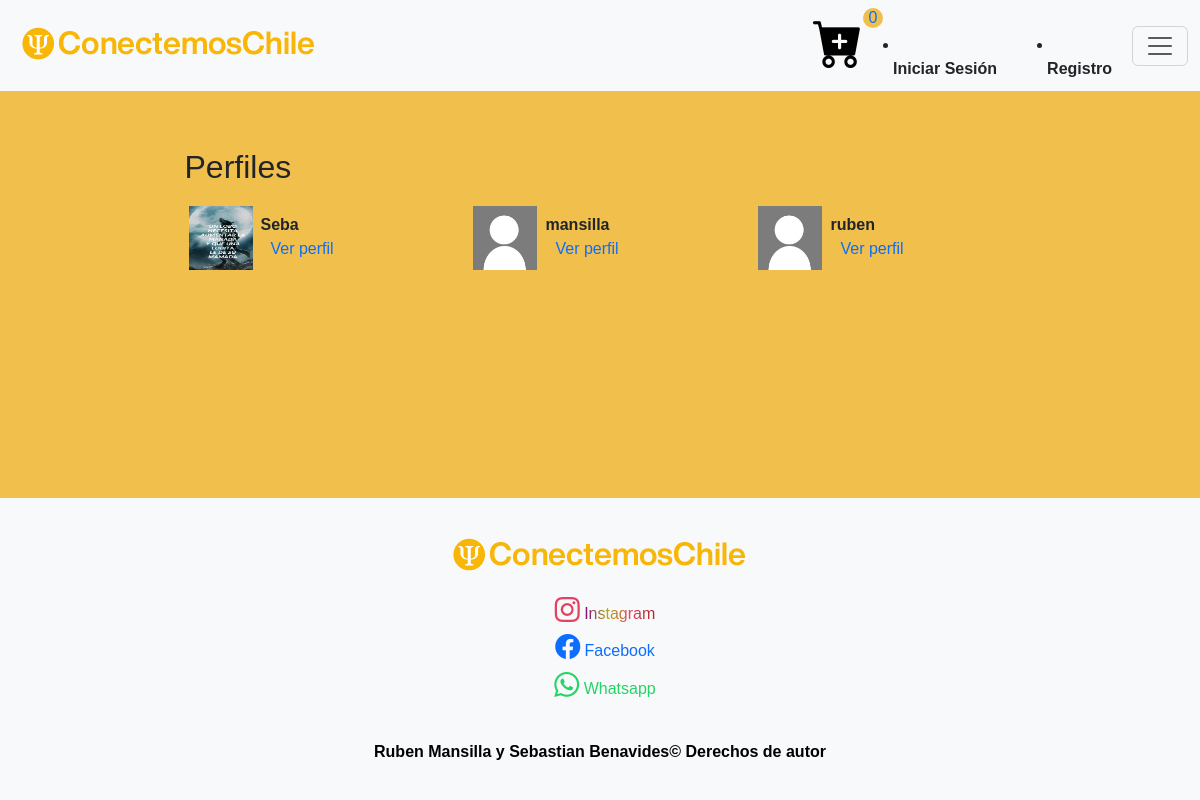
The app's page /profiles/, older data.
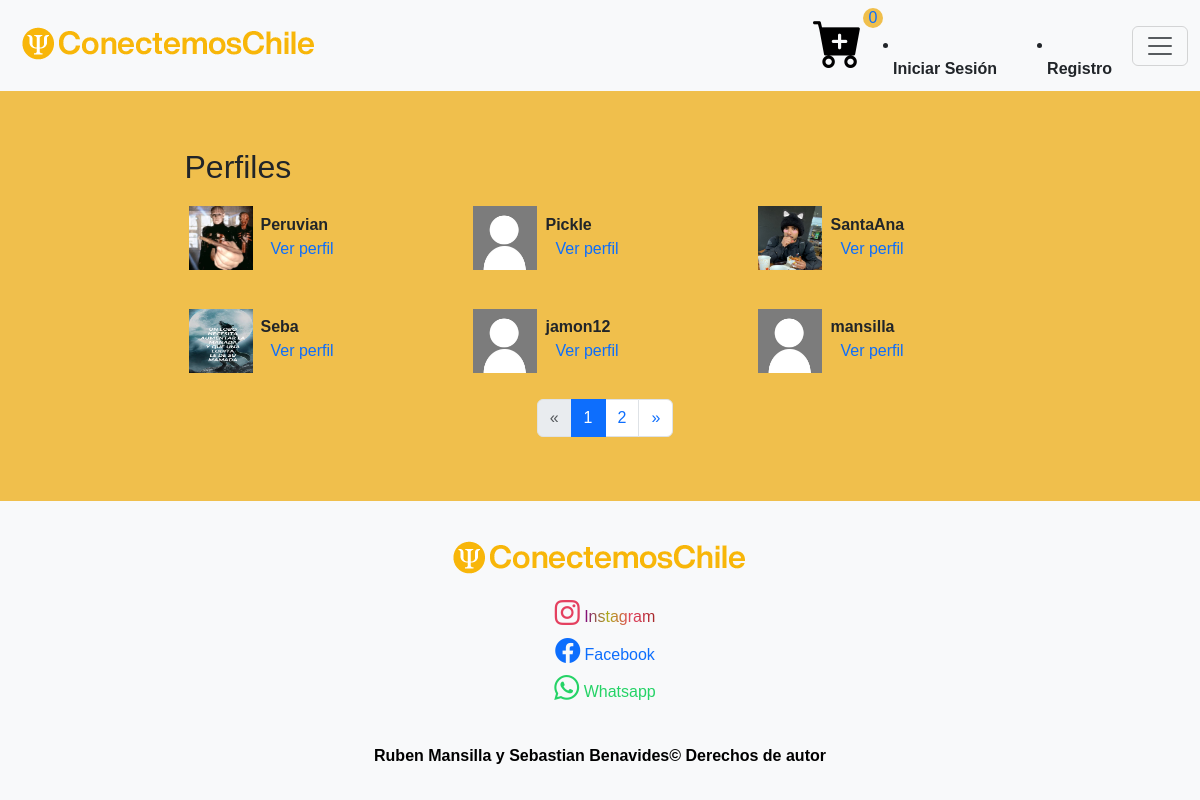
The same page, newer data.
### registration/models.py (models this page shows)
class Profile(models.Model):
    user = models.OneToOneField(User, on_delete=models.CASCADE)
    avatar = models.ImageField(upload_to=custom_upload_to, null=True, blank=True)
    bio = models.TextField(null=True)
    class Meta:
        ordering = ['user__username']

### profiles/views.py (the view)
# urls.py: path('', ProfileListView.as_view(), name='list'),
class ProfileListView(ListView):
    model = Profile
    template_name = 'profiles/profile_list.html'
    paginate_by = 6

### profiles/templates/profiles/profile_list.html (shortened to what this page needs)
{% extends 'core/base.html' %}
{% load static %}
{% block content %}
<div style="padding: 50px;"></div>
<link rel="stylesheet" href="{% static 'core/css/perfiles.css' %}">
<main role="main">
  <div id="perfiles" class="container mt-5">
    <div class="row mt-3">
      <div class="col-md-9 mx-auto mb-5">
        <h2>Perfiles</h2>
        <div class="row">
          {% for profile in profile_list %}
            <div class="col-md-4 mt-2 mb-3 ">
              <div class="row p-1">
                <div class="col-md-12">
                  {% if profile.avatar %}
                    <img src="{{profile.avatar.url}}" class="img-fluid profile-avatar">
                  {% else %}
                    <img src="{% static 'registration/img/no-avatar.jpg' %}" class="img-fluid profile-avatar">
                  {% endif %}
                  <p class="profile-data">
                    <b>{{profile.user|truncatechars:"16"}}</b><br>
                    <a href="{% url 'profiles:detail' profile.user %}">Ver perfil</a>
                  </p>
                </div>
              </div>
            </div>
          {% endfor %}
        </div>
        {% if is_paginated %}
          <nav aria-label="Page navigation">
            <ul class="pagination justify-content-center">
              {% if page_obj.has_previous %}
                <li class="page-item">
                  <a class="page-link" href="?page={{ page_obj.previous_page_number }}">&laquo;</a>
                </li>
              {% else %}
                <li class="page-item disabled">
                  <a class="page-link" href="#" tabindex="-1">&laquo;</a>
                </li>
              {% endif %}
              {% for i in paginator.page_range %}
                <li class="page-item {% if page_obj.number == i %}active{% endif %}">
                  <a class="page-link" href="?page={{ i }}">{{ i }}</a>
                </li>
              {% endfor %}
              {% if page_obj.has_next %}
                <li class="page-item">
                  <a class="page-link" href="?page={{ page_obj.next_page_number }}">&raquo;</a>
                </li>
              {% else %}
                <li class="page-item disabled">
                  <a class="page-link" href="#" tabindex="-1">&raquo;</a>
                </li>
              {% endif %}
            </ul>
          </nav>
        {% endif %}
      </div>
    </div>
  </div>
</main>
{% endblock %}

### core/templates/core/base.html (shortened to what this page needs)
<!DOCTYPE html>
<html lang="es">
<head>
    {% load static %}
    <link href="https://cdn.jsdelivr.net/npm/bootstrap@5.3.3/dist/css/bootstrap.min.css" rel="stylesheet">
    <link href="https://getbootstrap.com/docs/5.3/assets/css/docs.css" rel="stylesheet">
    <link rel="stylesheet" href="https://cdn.jsdelivr.net/npm/bootstrap-icons@1.11.3/font/bootstrap-icons.min.css">
    <link rel="stylesheet" href="{% static 'core/css/estilo-inicio-login.css' %}">
    <link rel="stylesheet" href="{% static 'core/css/estilo-footer.css' %}">
    <link rel="stylesheet" href="{% static 'core/css/estilo-body.css' %}">
    <link rel="stylesheet" href="{% static 'core/css/estilo-carrito-compra.css' %}">
</head>
<body>
    <nav class="navbar bg-body-tertiary fixed-top">
        <div class="container-fluid">
            <a class="navbar-brand" href="{% url 'index' %}"><img src="{% static 'core/Imagen/conectemoschilelogo.png' %}" alt="Logo Empresa" width="294" height="38"></a>
            <div class="ms-auto d-flex ali-items-center">
                <a href="{% url 'carrito' %}">
                    <i id="logo-carrito-compra" class="bi bi-cart-plus-fill"></i>
                    <span id="cantidad-productos">0</span>
                </a>
                {% if not request.user.is_authenticated %}
                    <li id="iniciar-sesion" class="nav-item">
                        <a class="nav-link" href="{% url 'login' %}">Iniciar Sesión</a>
                    </li>
                    <li id="iniciar-sesion" class="nav-item">
                        <a class="nav-link" href="{% url 'signup' %}">Registro</a>
                    </li>
                {% endif %}
            </div>
            <button class="navbar-toggler" type="button" data-bs-toggle="offcanvas" data-bs-target="#offcanvasNavbar"
                aria-controls="offcanvasNavbar" aria-label="Toggle navigation">
                <span class="navbar-toggler-icon"></span>
            </button>
        </div>
    </nav>
    {% block content %}{% endblock %}
    <footer class="footer bg-body-tertiary">
        <div class="container">
            <div class="row text-center">
                <div class="col-md-12">
                    <img id="logo-empresa-footer" src="{% static 'core/Imagen/conectemoschilelogo.png' %}" alt="Logo Empresa" width="294" height="38">
                </div>
                <div class="col-md-12 mt-3">
                    <a href="#">
                        <i id="logo-instagram" class="bi bi-instagram"></i>
                        <span id="nombre-red-social-instragam">Instagram</span>
                    </a>
                    <br>
                    <a href="#">
                        <i id="logo-facebook" class="bi bi-facebook"></i>
                        <span>Facebook</span>
                    </a>
                    <br>
                    <a href="#">
                        <i id="logo-whatsapp" class="bi bi-whatsapp"></i>
                        <span id="nombre-red-social-whatsapp">Whatsapp</span>
                    </a>
                </div>
                <div class="col-md-12 mt-3">
                    <p id="copyright-footer">
                        Ruben Mansilla y Sebastian Benavides&copy; Derechos de autor
                    </p>
                </div>
            </div>
        </div>
    </footer>
</body>
</html>

### core/static/core/css/estilo-inicio-login.css (style rules this page uses)
#iniciar-sesion { padding-top: 25px; padding-right: 20px; font-weight: bold; padding-left: 20px; }
h5,a { text-decoration: none; display: inline; margin-left: 10px; }

### core/static/core/css/estilo-footer.css (style rules this page uses)
#logo-instagram, #logo-facebook, #logo-whatsapp { font-size: 25px; margin-bottom: 10px; }
#logo-instagram { color: #E4405F; }
#nombre-red-social-instragam { background: linear-gradient(to right, purple, rgb(172, 172, 24), #E4405F, brown); -webkit-background-clip: text; background-clip: text; -webkit-text-fill-color: transparent; color: transparent; }
#logo-whatsapp, span#nombre-red-social-whatsapp { color: #25D366; }
body { display: flex; flex-direction: column; min-height: 100vh; }
main { flex: 1; }
footer.footer { flex-shrink: 0; }
#logo-empresa-footer { text-align: center; margin-top: 20px; }
#copyright-footer { color: black; font-weight: bold; text-align: center; margin-top: 20px; }

### core/static/core/css/estilo-body.css (style rules this page uses)
body { font-family: Arial, sans-serif; margin: 0; padding: 0; background-color: #f0bf4c; position: relative; }

### core/static/core/css/estilo-carrito-compra.css (style rules this page uses)
#logo-carrito-compra { color: black; font-size: 50px; padding-right: 0px; }
#cantidad-productos { background-color: #f0bf4c; border-radius: 100%; display: inline-block; width: 20px; line-height: 20px; aspect-ratio: 1; text-align: center; position: absolute; }
footer { margin-top: auto; text-align: center; padding: 20px; background-color: #f2f2f2; width: 100%; }

### core/static/core/css/perfiles.css (style rules this page uses)
.profile-avatar { float: left; width: 4rem; height: 4rem; }
.profile-data { padding-left: 4.5rem; padding-top: .4rem; }

Row changes from the older to the newer data that the page shows:
no longer on this page (row unchanged): Profile: user "ruben"
added Profile: avatar (picture), user "Peruvian"
added Profile: user "Pickle"
added Profile: avatar (picture), user "SantaAna"
added Profile: user "jamon12"
Text that changed along with them:
new list line: "1"
new list line: "2"
